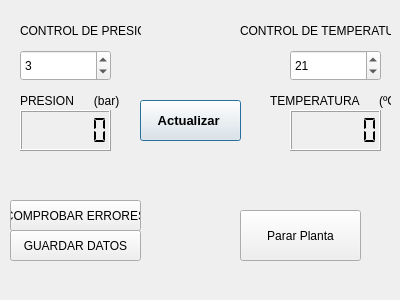
<?xml version="1.0" encoding="UTF-8"?>
<ui version="4.0">
 <class>Ope</class>
 <widget class="QDialog" name="Ope">
  <property name="geometry">
   <rect>
    <x>0</x>
    <y>0</y>
    <width>400</width>
    <height>300</height>
   </rect>
  </property>
  <property name="windowTitle">
   <string>Dialog</string>
  </property>
  <widget class="QLCDNumber" name="lcdNumber">
   <property name="geometry">
    <rect>
     <x>20</x>
     <y>110</y>
     <width>91</width>
     <height>41</height>
    </rect>
   </property>
   <property name="digitCount">
    <number>6</number>
   </property>
   <property name="segmentStyle">
    <enum>QLCDNumber::Flat</enum>
   </property>
  </widget>
  <widget class="QLCDNumber" name="lcdNumber_2">
   <property name="geometry">
    <rect>
     <x>290</x>
     <y>110</y>
     <width>91</width>
     <height>41</height>
    </rect>
   </property>
   <property name="digitCount">
    <number>6</number>
   </property>
   <property name="segmentStyle">
    <enum>QLCDNumber::Flat</enum>
   </property>
  </widget>
  <widget class="QSpinBox" name="spinBox">
   <property name="geometry">
    <rect>
     <x>20</x>
     <y>50</y>
     <width>91</width>
     <height>31</height>
    </rect>
   </property>
   <property name="specialValueText">
    <string/>
   </property>
   <property name="suffix">
    <string/>
   </property>
   <property name="value">
    <number>3</number>
   </property>
  </widget>
  <widget class="QSpinBox" name="spinBox_2">
   <property name="geometry">
    <rect>
     <x>290</x>
     <y>50</y>
     <width>91</width>
     <height>31</height>
    </rect>
   </property>
   <property name="value">
    <number>21</number>
   </property>
  </widget>
  <widget class="QLabel" name="label">
   <property name="geometry">
    <rect>
     <x>20</x>
     <y>20</y>
     <width>121</width>
     <height>21</height>
    </rect>
   </property>
   <property name="text">
    <string>CONTROL DE PRESION</string>
   </property>
  </widget>
  <widget class="QLabel" name="label_2">
   <property name="geometry">
    <rect>
     <x>240</x>
     <y>20</y>
     <width>151</width>
     <height>21</height>
    </rect>
   </property>
   <property name="text">
    <string>CONTROL DE TEMPERATURA</string>
   </property>
  </widget>
  <widget class="QLabel" name="label_3">
   <property name="geometry">
    <rect>
     <x>20</x>
     <y>90</y>
     <width>121</width>
     <height>21</height>
    </rect>
   </property>
   <property name="text">
    <string>PRESION      (bar)</string>
   </property>
  </widget>
  <widget class="QLabel" name="label_4">
   <property name="geometry">
    <rect>
     <x>270</x>
     <y>90</y>
     <width>121</width>
     <height>21</height>
    </rect>
   </property>
   <property name="text">
    <string>TEMPERATURA      (ºC)</string>
   </property>
  </widget>
  <widget class="QPushButton" name="pushButton">
   <property name="geometry">
    <rect>
     <x>10</x>
     <y>200</y>
     <width>131</width>
     <height>31</height>
    </rect>
   </property>
   <property name="text">
    <string>COMPROBAR ERRORES</string>
   </property>
   <property name="autoDefault">
    <bool>false</bool>
   </property>
  </widget>
  <widget class="QPushButton" name="pushButton_2">
   <property name="geometry">
    <rect>
     <x>10</x>
     <y>230</y>
     <width>131</width>
     <height>31</height>
    </rect>
   </property>
   <property name="text">
    <string>GUARDAR DATOS</string>
   </property>
   <property name="autoDefault">
    <bool>false</bool>
   </property>
  </widget>
  <widget class="QPushButton" name="pushButton_3">
   <property name="geometry">
    <rect>
     <x>140</x>
     <y>100</y>
     <width>101</width>
     <height>41</height>
    </rect>
   </property>
   <property name="font">
    <font>
     <pointsize>10</pointsize>
     <weight>75</weight>
     <bold>true</bold>
    </font>
   </property>
   <property name="text">
    <string>Actualizar </string>
   </property>
  </widget>
  <widget class="QPushButton" name="pushButton_4">
   <property name="geometry">
    <rect>
     <x>240</x>
     <y>210</y>
     <width>121</width>
     <height>51</height>
    </rect>
   </property>
   <property name="text">
    <string>Parar Planta</string>
   </property>
  </widget>
 </widget>
 <resources/>
 <connections/>
</ui>
